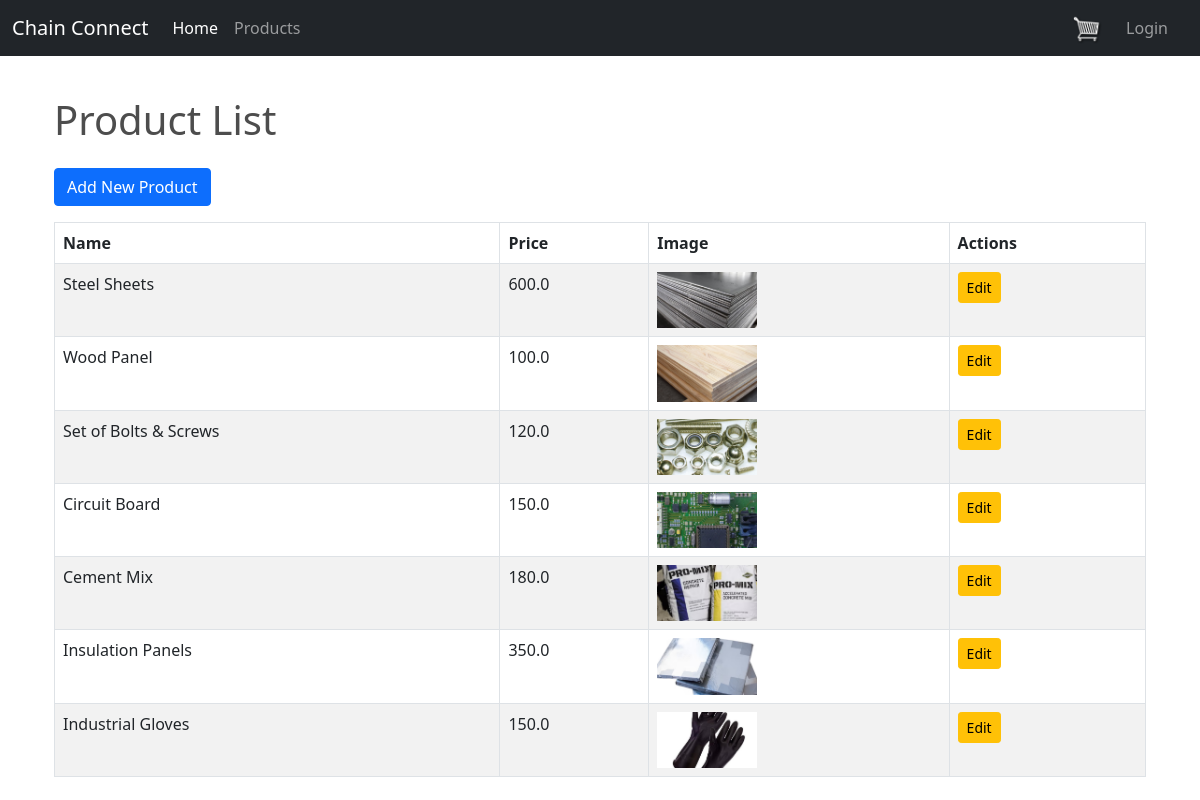
Page /product_list/ on the committed database.
### core/models.py (models this page shows, shortened)
class Product(models.Model):
	name = models.CharField(max_length=200)
	price = models.FloatField()
	digital = models.BooleanField(default=False,null=True, blank=True)
	image = models.ImageField(null=True, blank=True)

### core/views.py (the view)
# urls.py: path('product_list/', productList, name='product_list'),  # Product listing page
def productList(request):
    products = Product.objects.all()  # Fetch all products
    return render(request, 'core/product_list.html', {'products': products})

### core/templates/core/product_list.html
{% extends 'core/base.html' %}
{% block content %}
<div class="container mt-4">
    <h1 class="mb-4">Product List</h1>
    <a href="{% url 'product_add' %}" class="btn btn-primary mb-3">Add New Product</a>
    <table class="table table-striped table-bordered">
        <thead class="thead-dark">
            <tr>
                <th>Name</th>
                <th>Price</th>
                <th>Image</th>
                <th>Actions</th>
            </tr>
        </thead>
        <tbody>
            {% for product in products %}
            <tr>
                <td>{{ product.name }}</td>
                <td>{{ product.price }}</td>
                <td>
                    {% if product.image %}
                        <img src="{{ product.image.url }}" alt="{{ product.name }}" width="100" class="img-fluid">
                    {% else %}
                        No image
                    {% endif %}
                </td>
                <td>
                    <a href="{% url 'product_edit' product.id %}" class="btn btn-warning btn-sm">Edit</a>
                </td>
            </tr>
            {% empty %}
            <tr>
                <td colspan="4" class="text-center">No products available</td>
            </tr>
            {% endfor %}
        </tbody>
    </table>
</div>
{% endblock %}

### static/css/main.css (style rules this page uses)
body { background-color: hsl(0, 0%, 98%); }
h1,h2,h3,h4,h5,h6 { color:hsl(0, 0%, 30%); }
.btn { border-radius: 0; }

### rows in the picture
Product: name "Steel Sheets", price "600.0", image (picture)
Product: name "Wood Panel", price "100.0", image (picture)
Product: name "Set of Bolts & Screws", price "120.0", image (picture)
Product: name "Circuit Board", price "150.0", image (picture)
Product: name "Cement Mix", price "180.0", image (picture)
Product: name "Insulation Panels", price "350.0", image (picture)
Product: name "Industrial Gloves", price "150.0", image (picture)
